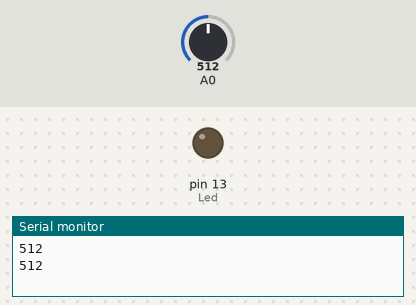
A sketch run on a simulated Arduino Uno, built with avr-gcc and run on an emulated ATmega328P. Shown: output pins drawn as LEDs (lit = HIGH), the last lines printed to the serial monitor. The inputs (shaded band) are chosen by the test bench; at power-on: A0 = 512.

Above: at 1.8 s.
1.9 s: A0 set to 414
3.4 s: A0 set to 389
At 5.2 s:
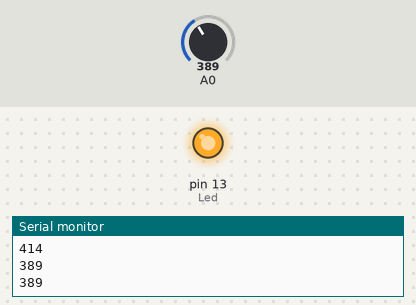
5.5 s: A0 set to 410
At 6.8 s:
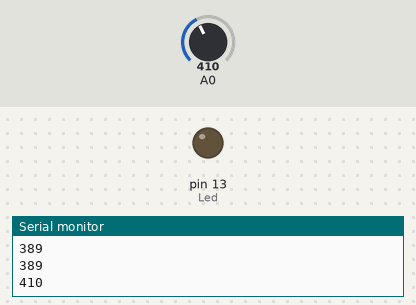
7.5 s: A0 set to 390
At 8.3 s:
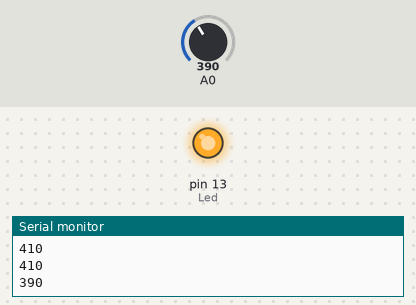
Timing chart, 0 to 10.5 s (numbered marks = the images above; inputs shaded):
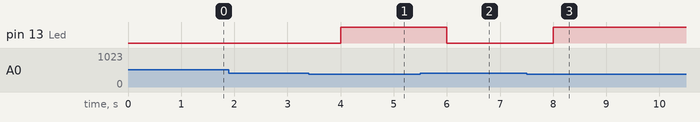

The sketch:

Codigo-Fonte_Projeto_6.1.ino
```cpp
int Led = 13;

void setup(){
  Serial.begin(9600);
  pinMode(Led, OUTPUT);
}

void loop(){
  int valor=analogRead(A0);
  digitalWrite (Led, LOW);
  Serial.println(valor);

 if(valor<400){
    digitalWrite(Led, HIGH);
    delay(1000);
 }else{
    digitalWrite(Led, LOW);
    delay(1000);
 }
}
```

Measured:
- the behaviour switches between 400 and 399 on A0 (found by bisection; images 0 and 1)
- after the input at 3.4 s, pin 13 (Led): LOW → HIGH after 0.60 s
- after the input at 5.5 s, pin 13 (Led): HIGH → LOW after 0.50 s
- after the input at 7.5 s, pin 13 (Led): LOW → HIGH after 0.50 s
